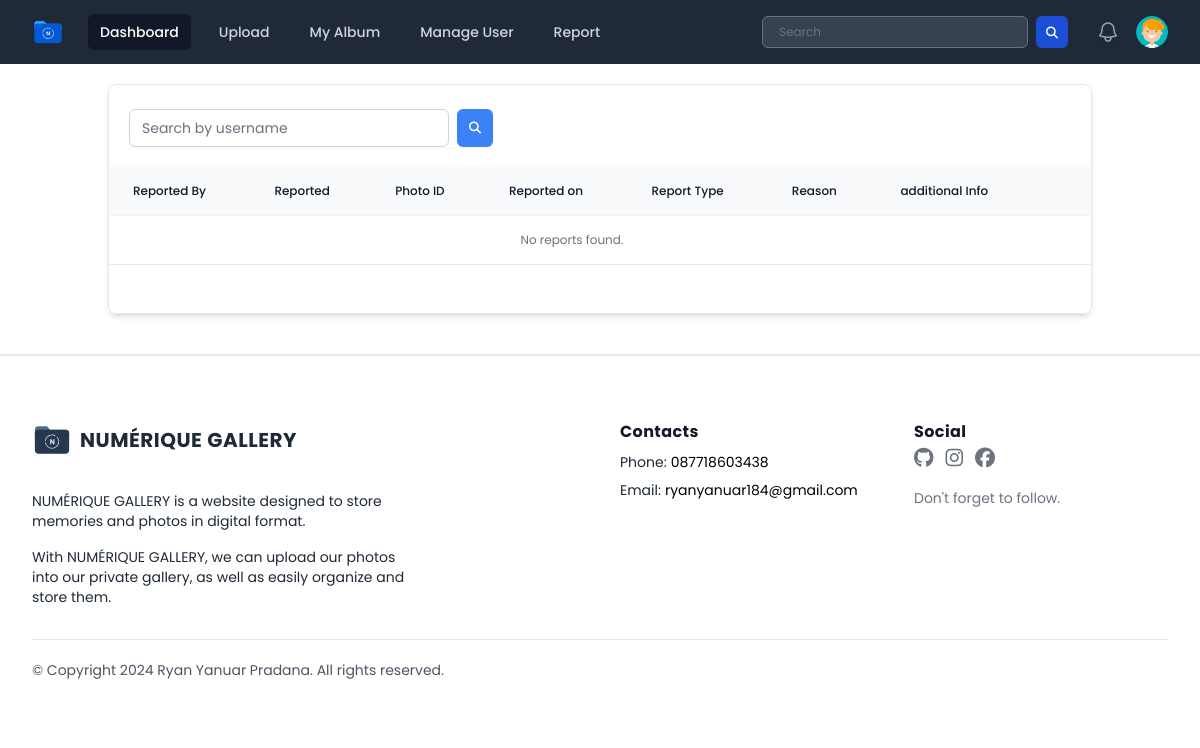
Before: /public/page/admin/report/reportPhoto.php (signed in) with the older database file.
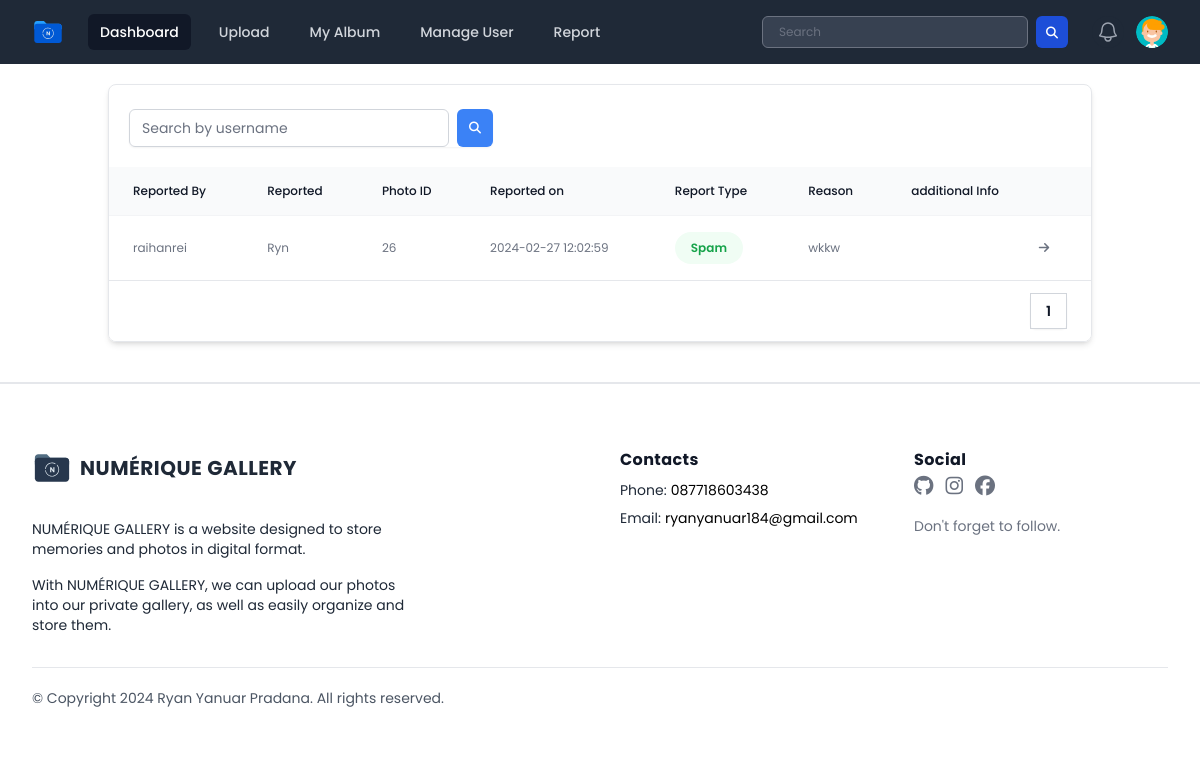
After: the same page with the newer database file.
### tables this page shows
CREATE TABLE `users` (
  `userID` int(11) NOT NULL,
  `name` varchar(255) DEFAULT NULL,
  `username` varchar(50) NOT NULL,
  `password` varchar(255) NOT NULL,
  `email` varchar(100) NOT NULL,
  `access_level` varchar(50) DEFAULT 'user',
  `last_login` datetime DEFAULT NULL,
  `createdAt` timestamp NOT NULL DEFAULT current_timestamp(),
  `profile_photo` varchar(255) DEFAULT 'default_profile.svg'
);

CREATE TABLE `reports` (
  `reportID` int(11) NOT NULL,
  `reportType` varchar(50) NOT NULL,
  `photoID` int(11) DEFAULT NULL,
  `reason` varchar(255) NOT NULL,
  `additionalInfo` text DEFAULT NULL,
  `reportedBy` int(11) NOT NULL,
  `reportedUser` int(11) NOT NULL,
  `reportedAt` timestamp NOT NULL DEFAULT current_timestamp()
);

### public/page/admin/report/reportPhoto.php (the view, shortened to what this page needs)
<?php
include "../../../../database/koneksi.php";
$username = $_SESSION["username"];
$query = "SELECT * FROM users WHERE username = '$username'";
$result = mysqli_query($conn, $query);
if ($result && mysqli_num_rows($result) > 0) {
    $row = mysqli_fetch_assoc($result);
    $profile = $row['profile_photo'];
    $username = $row['username'];
} else {
    echo "Error: " . mysqli_error($conn);
}
$queryTotalRows = "SELECT COUNT(*) as total FROM reports";
$resultTotalRows = mysqli_query($conn, $queryTotalRows);
$totalRows = mysqli_fetch_assoc($resultTotalRows)['total'];
$rowsPerPage = 5;
$totalPages = ceil($totalRows / $rowsPerPage);
$current_page = isset($_GET['page']) ? $_GET['page'] : 1;
$offset = ($current_page - 1) * $rowsPerPage;
?>
<!DOCTYPE html>
<html lang="en">
<head>
    <link rel="stylesheet" href="../../../css/output.css">
    <link rel="stylesheet" href="../../../css/style.css">
    <link rel="stylesheet" href="../../../css/all.min.css">
    <link rel="stylesheet" href="../../../css/fontawesome.min.css">
</head>
<body class="h-screen overflow-x-hidden font-poppins">
    <div x-data="{ open: false, profileMenuOpen: false }">
        <nav class="bg-gray-800">
            <div class="mx-auto max-w-7xl px-2 sm:px-6 lg:px-8">
                <div class="relative flex h-16 items-center justify-between">
                    <div class="flex flex-1 items-center justify-center sm:items-stretch sm:justify-start">
                        <div class="flex flex-shrink-0 items-center">
                            <img class="h-8 w-auto" src="../../../assets/logo/logo-secondary.svg" alt="Numérique Gallery">
                        </div>
                        <div class="hidden sm:ml-6 sm:block">
                            <div class="flex space-x-4">
                                <a href="../../user/dashboard.php" class="bg-gray-900 text-white rounded-md px-3 py-2 text-sm font-medium" aria-current="page">Dashboard</a>
                                <a href="../../user/uploads.php" class="text-gray-300 hover:bg-gray-700 hover:text-white rounded-md px-3 py-2 text-sm font-medium">Upload</a>
                                <a href="../../user/album.php" class="text-gray-300 hover:bg-gray-700 hover:text-white rounded-md px-3 py-2 text-sm font-medium">My
                                    Album</a>
                                <a href="../manage-user.php" class="text-gray-300 hover:bg-gray-700 hover:text-white rounded-md px-3 py-2 text-sm font-medium">Manage
                                    User</a>
                                <a href="../reportPhoto.php" class="text-gray-300 hover:bg-gray-700 hover:text-white rounded-md px-3 py-2 text-sm font-medium">Report</a>
                            </div>
                        </div>
                    </div>
                    <div class="flex items-center">
                        <form action="../../user/result_search.php" class="flex flex-row gap-2" method="GET">
                            <div class="hidden sm:block">
                                <input type="text" name="search" placeholder="Search" class="bg-gray-700 text-white px-4 py-3 h-8 rounded-md text-xs focus:outline-none focus:shadow-outline">
                            </div>
                            <button type="submit" class="text-white block bg-blue-700 hover:bg-blue-800 focus:ring-4 focus:ring-blue-300 font-medium rounded-md text-sm  h-8 w-8 dark:bg-blue-600 dark:hover:bg-blue-700 focus:outline-none dark:focus:ring-blue-800"><i class="fa-solid fa-magnifying-glass text-xs mx-auto"></i></button>
                        </form>
                        <div class="absolute inset-y-0 right-0 flex items-center pr-2 sm:static sm:inset-auto sm:ml-6 sm:pr-0">
                            <a href="./reportPhoto.php" class="relative rounded-full bg-gray-800 p-1 text-gray-400 hover:text-white focus:outline-none focus:ring-2 focus:ring-white focus:ring-offset-2 focus:ring-offset-gray-800">
                                <span class="absolute -inset-1.5"></span>
                            </a>
                            <div class="relative ml-3">
                                <div>
                                    <button @click="profileMenuOpen = !profileMenuOpen" type="button" class="relative flex rounded-full bg-gray-800 text-sm focus:outline-none focus:ring-2 focus:ring-white focus:ring-offset-2 focus:ring-offset-gray-800" id="user-menu-button" aria-expanded="false" aria-haspopup="true">
                                        <span class="absolute -inset-1.5"></span>
                                        <img class="h-8 w-8 rounded-full" src="../../../../database/uploads/<?= $profile ?>" alt="<?= $username ?> profile photo">
                                    </button>
                                </div>
                            </div>
                        </div>
                    </div>
                </div>
            </div>
        </nav>
    </div>
    <div class="container mx-auto ">
        <div class="overflow-hidden rounded-lg border border-gray-200 shadow-md m-5">
            <div class="m-5 flex justify-between">
                <form action="search.php" method="GET">
                    <div class="mt-1 relative flex gap-2 rounded-md shadow-sm">
                        <input type="text" name="search" id="search" class="focus:ring-indigo-500 w-80 focus:border-indigo-500 inline pr-10 sm:text-sm border-gray-300 rounded-md" placeholder="Search by username">
                        <button type="submit" class="inset-y-0 right-0 px-3 py-2 bg-blue-500 text-white text-xs rounded-md hover:bg-indigo-600 focus:outline-none focus:bg-indigo-600"><i class="fa-solid fa-magnifying-glass"></i></button>
                    </div>
                </form>
            </div>
            <table class="w-full border-collapse bg-white text-left text-xs text-gray-500">
                <thead class="bg-gray-50">
                    <tr>
                        <th scope="col" class="px-6 py-4 font-medium text-gray-900">Reported By</th>
                        <th scope="col" class="px-6 py-4 font-medium text-gray-900">Reported</th>
                        <th scope="col" class="px-6 py-4 font-medium text-gray-900">Photo ID</th>
                        <th scope="col" class="px-6 py-4 font-medium text-gray-900">Reported on</th>
                        <th scope="col" class="px-6 py-4 font-medium text-gray-900">Report Type</th>
                        <th scope="col" class="px-6 py-4 font-medium text-gray-900">Reason</th>
                        <th scope="col" class="px-6 py-4 font-medium text-gray-900">additional Info</th>
                        <th scope="col" class="px-6 py-4 font-medium text-gray-900"></th>
                    </tr>
                </thead>
                <tbody class="divide-y divide-gray-100 border-t border-gray-100">
                    <?php
                    $queryReport = "SELECT reports.reportType, reports.photoID, reports.reason, reports.additionalInfo, users.username AS reportedBy,
                    reported_users.username AS reportedUser, reports.reportedAt
                    FROM reports
                    INNER JOIN users ON reports.reportedBy = users.userID
                    INNER JOIN users AS reported_users ON reports.reportedUser = reported_users.userID
                    LIMIT $rowsPerPage OFFSET $offset ";
                    $resultReport = mysqli_query($conn, $queryReport);
                    if ($resultReport && mysqli_num_rows($resultReport) > 0) {
                        while ($row = mysqli_fetch_assoc($resultReport)) {
                    ?>
                            <tr class="hover:bg-gray-50">
                                <td class="px-6 py-4">
                                    <?= $row['reportedBy'] ?>
                                </td>
                                <td class="px-6 py-4">
                                    <?= $row['reportedUser'] ?>
                                </td>
                                <td class="px-6 py-4">
                                    <?= $row['photoID'] ?>
                                </td>
                                <td class="px-6 py-4">
                                    <?= $row['reportedAt'] ?>
                                </td>
                                <td class="px-6 py-4">
                                    <?php if ($row['reportType'] === 'spam') : ?>
                                        <span class="inline-flex items-center gap-1 rounded-full bg-green-50 px-4 py-2 text-xs font-semibold text-green-600">
                                            Spam
                                        </span>
                                    <?php elseif ($row['reportType'] === 'nudity') : ?>
                                        <span class="inline-flex items-center gap-1 rounded-full bg-yellow-50 px-4 py-2 text-xs font-semibold text-yellow-600">
                                            Nudity
                                        </span>
                                    <?php elseif ($row['reportType'] === "violence") : ?>
                                        <span class="inline-flex items-center gap-1 rounded-full bg-orange-50 px-4 py-2 text-xs font-semibold text-orange-600">
                                            Violence
                                        </span>
                                    <?php elseif ($row['reportType'] === "terrorism") : ?>
                                        <span class="inline-flex items-center gap-1 rounded-full bg-red-50 px-4 py-2 text-xs font-semibold text-red-600">
                                            Terrorism
                                        </span>
                                    <?php elseif ($row['reportType'] === "hate_speech") : ?>
                                        <span class="inline-flex items-center gap-1 rounded-full bg-purple-50 px-4 py-2 text-xs font-semibold text-purple-600">
                                            Hate Speech
                                        </span>
                                    <?php elseif ($row['reportType'] === "sexual_harrasment") : ?>
                                        <span class="inline-flex items-center gap-1 rounded-full bg-blue-50 px-4 py-2 text-xs font-semibold text-blue-600">
                                            Sexual Harassment
                                        </span>
                                    <?php endif; ?>
                                </td>
                                <td class="px-6 py-4">
                                    <?= $row['reason'] ?>
                                </td>
                                <td class="px-6 py-4">
                                </td>
                                <td>
                                    <a href="../../user/post.php?photoID=<?= $row['photoID'] ?>" class="hover:text-blue-600 ease-in-out"><i class="fa-solid fa-arrow-right font-normal"></i></a>
                                </td>
                            </tr>
                        <?php
                        }
                    } else {
                        ?>
                        <tr>
                            <td colspan="7" class="text-center py-4">No reports found.</td>
                        </tr>
                    <?php
                    }
                    ?>
                </tbody>
            </table>
            <div class="flex items-center justify-between border-t border-gray-200 bg-white px-4 py-3 sm:px-6">
                <div class="hidden sm:flex sm:flex-1 sm:items-center sm:justify-between">
                    <div>
                        <nav class="isolate inline-flex -space-x-px rounded-md shadow-sm" aria-label="Pagination">
                            <?php for ($i = 1; $i <= $totalPages; $i++) : ?>
                                <a href="?page=<?= $i ?>" class="relative inline-flex items-center px-4 py-2 text-sm font-semibold text-gray-900 ring-1 ring-inset ring-gray-300 hover:bg-gray-50 focus:z-20 focus:outline-offset-0">
                                    <?= $i ?>
                                </a>
                            <?php endfor; ?>
                        </nav>
                    </div>
                </div>
            </div>
        </div>
    </div>
    <div class="px-4 pt-16 mx-auto sm:max-w-xl md:max-w-full lg:max-w-screen-xl md:px-24 lg:px-8 border-t-2 mt-10">
        <div class="grid gap-10 row-gap-6 mb-8 sm:grid-cols-2 lg:grid-cols-4">
            <div class="sm:col-span-2">
                <a href="../../user/dashboard.php" aria-label="Go home" title="Company" class="inline-flex items-center">
                    <img src="../../../assets/logo/logo-main.svg" class="h-10 w-auto" alt="Numérique Gallery">
                    <span class="ml-2 text-xl font-bold tracking-wide text-gray-800 uppercase">Numérique Gallery</span>
                </a>
                <div class="mt-6 lg:max-w-sm">
                    <p class="text-sm text-gray-800">
                        NUMÉRIQUE GALLERY is a website designed to store memories and photos in digital format.
                    </p>
                    <p class="mt-4 text-sm text-gray-800">
                        With NUMÉRIQUE GALLERY, we can upload our photos into our private gallery, as well as easily
                        organize and store them.
                    </p>
                </div>
            </div>
            <div class="space-y-2 text-sm">
                <p class="text-base font-bold tracking-wide text-gray-900">Contacts</p>
                <div class="flex">
                    <p class="mr-1 text-gray-800">Phone:</p>
                    <span class="transition-colors duration-300 text-deep-purple-accent-400 hover:text-deep-purple-800">087718603438</span>
                </div>
                <div class="flex">
                    <p class="mr-1 text-gray-800">Email:</p>
                    <span class="transition-colors duration-300 text-deep-purple-accent-400 hover:text-deep-purple-800">ryanyanuar184@gmail.com</span>
                </div>
            </div>
            <div>
                <span class="text-base font-bold tracking-wide text-gray-900">Social</span>
                <div class="flex items-center mt-1 space-x-3">
                    <a href="https://github.com/Rynr615" target="_blank" class="text-gray-500 transition-colors duration-300 hover:text-gray-500">
                        <i class="fa-brands fa-github text-xl"></i>
                    </a>
                    <a href="https://www.instagram.com/ryn_ynr/" target="_blank" class="text-gray-500 transition-colors duration-300 hover:hover:text-gray-500">
                        <i class="fa-brands fa-instagram text-xl"></i>
                    </a>
                    <a href="https://www.facebook.com/profile.php?id=100055706964435" target="_blank" class="text-gray-500 transition-colors duration-300 hover:hover:text-gray-500">
                        <i class="fa-brands fa-facebook text-xl"></i>
                    </a>
                </div>
                <p class="mt-4 text-sm text-gray-500">
                    Don't forget to follow.
                </p>
            </div>
        </div>
        <div class="flex flex-col-reverse justify-between pt-5 pb-10 border-t lg:flex-row">
            <p class="text-sm text-gray-600">
                © Copyright 2024 Ryan Yanuar Pradana. All rights reserved.
            </p>
        </div>
    </div>
</body>
</html>

### public/css/style.css (style rules this page uses)
* { font-family : 'Poppins', sans-serif; }

Changed rows visible on the page:
added reports: reportedBy.username "raihanrei", users.username "Ryn", photoID "26", reportedAt "2024-02-27 12:02:59", reportType "Spam", reason "wkkw"
Other visible differences:
new list line: "1"
text no longer shown: "No reports found."
